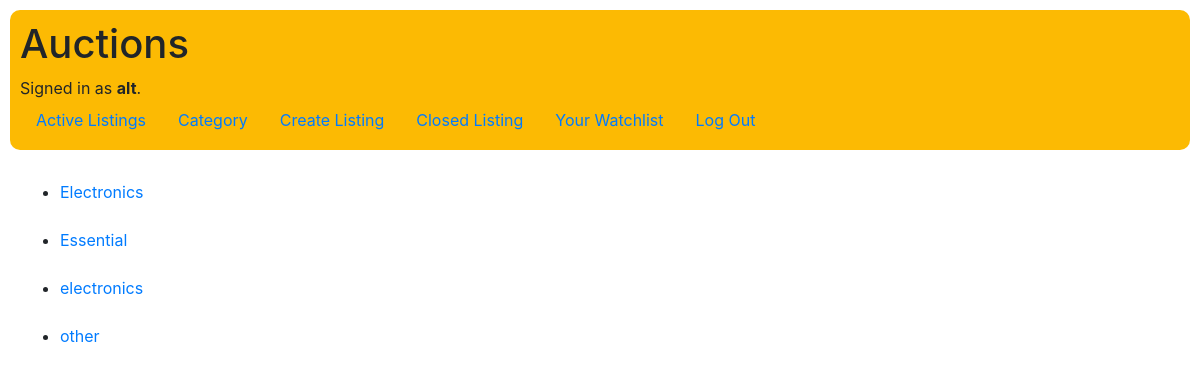
Page /category/ (signed in) on the committed database.
### auctions/models.py (models this page shows, shortened)
class User(AbstractUser):
    pass

class Category(models.Model):
    category = models.CharField(max_length=64)
    item = models.ForeignKey(Auction_listing, on_delete=models.CASCADE, \
            related_name="listing_category")

### auctions/views.py (the view)
# urls.py: path("category/", views.get_category, name="category"),
@login_required(login_url="/login")
def get_category(request, category=None):
    if category != None:
        items = [i.item for i in Category.objects.filter(category=category) if i.item.active_listing == True]
        return render(request, "auctions/index.html",  {
                "title": category + " ",
                "items": items
            })
    all_category = sorted(set([i.category for i in Category.objects.all()]))
    return render(request, "auctions/category_listing.html", {
        "category": all_category
        })

### auctions/templates/auctions/category_listing.html (shortened to what this page needs)
{% extends "auctions/layout.html" %}
{% block body %}
  <ul>
    {% for item in category %}
    <li>
      <a href="{% url "category"  item %}">
        {{ item }}
      </a>
    </li>
    <br>
    {% endfor %}
  </ul>
{% endblock %}

### auctions/templates/auctions/layout.html (shortened to what this page needs)
{% load static %}
<!DOCTYPE html>
<html lang="en">
    <head>
        <link rel="stylesheet" href="https://stackpath.bootstrapcdn.com/bootstrap/4.4.1/css/bootstrap.min.css">
        <link href="{% static 'auctions/styles.css' %}" rel="stylesheet">
    </head>
    <body>
      <header>
        <h1>Auctions</h1>
        <div>
            {% if user.is_authenticated %}
                Signed in as <strong>{{ user.username }}</strong>.
            {% else %}
                Not signed in.
            {% endif %}
        </div>
        <ul class="nav">
            <li class="nav-item">
                <a class="nav-link" href="{% url 'index' %}">Active Listings</a>
            </li>
            {% if user.is_authenticated %}
                <li class="nav-item">
                    <a class="nav-link" href="{% url 'category' %}">Category</a>
                </li>
                <li class="nav-item">
                    <a class="nav-link" href="{% url 'create_listing' %}">Create Listing</a>
                </li>
                <li class="nav-item">
                  <a class="nav-link" href="{% url 'closed' %}">Closed Listing</a>
                </li>
                <li class="nav-item">
                  <a class="nav-link" href="{% url 'watchlist' %}">Your Watchlist<sup>{{ total_watchlist }}</sup></a>
                </li>
                <li class="nav-item">
                    <a class="nav-link" href="{% url 'logout' %}">Log Out</a>
                </li>
            {% endif %}
        </ul>
      </header>
      <main>
        {% block body %}
        {% endblock %}
      </main>
    </body>
</html>

### auctions/static/auctions/styles.css (style rules this page uses)
header { background-color: #fcba03; border-radius: 10px; margin: 10px; padding: 10px; }
main { padding: 20px; }

### rows in the picture
User: username "alt"
Category: category "Electronics"
Category: category "Essential"
Category: category "electronics"
Category: category "other"
